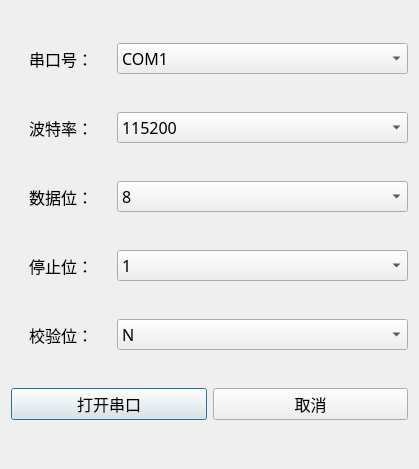
<?xml version="1.0" encoding="UTF-8"?>
<ui version="4.0">
 <class>CK_Dialog</class>
 <widget class="QDialog" name="CK_Dialog">
  <property name="geometry">
   <rect>
    <x>0</x>
    <y>0</y>
    <width>419</width>
    <height>469</height>
   </rect>
  </property>
  <property name="windowTitle">
   <string>Dialog</string>
  </property>
  <layout class="QVBoxLayout" name="verticalLayout">
   <item>
    <layout class="QHBoxLayout" name="horizontalLayout">
     <item>
      <widget class="QLabel" name="uartNumLabel">
       <property name="maximumSize">
        <size>
         <width>100</width>
         <height>16777215</height>
        </size>
       </property>
       <property name="font">
        <font>
         <family>Arial</family>
         <pointsize>12</pointsize>
        </font>
       </property>
       <property name="text">
        <string>串口号：</string>
       </property>
       <property name="alignment">
        <set>Qt::AlignCenter</set>
       </property>
      </widget>
     </item>
     <item>
      <widget class="QComboBox" name="CKH_box">
       <property name="font">
        <font>
         <family>新宋体</family>
         <pointsize>12</pointsize>
        </font>
       </property>
       <item>
        <property name="text">
         <string>COM1</string>
        </property>
       </item>
      </widget>
     </item>
    </layout>
   </item>
   <item>
    <layout class="QHBoxLayout" name="horizontalLayout_2">
     <item>
      <widget class="QLabel" name="baudRateLabel">
       <property name="maximumSize">
        <size>
         <width>100</width>
         <height>16777215</height>
        </size>
       </property>
       <property name="font">
        <font>
         <family>Arial</family>
         <pointsize>12</pointsize>
        </font>
       </property>
       <property name="text">
        <string>波特率：</string>
       </property>
       <property name="alignment">
        <set>Qt::AlignCenter</set>
       </property>
      </widget>
     </item>
     <item>
      <widget class="QComboBox" name="BTL_box">
       <property name="font">
        <font>
         <family>新宋体</family>
         <pointsize>12</pointsize>
        </font>
       </property>
       <property name="currentText">
        <string>115200</string>
       </property>
       <property name="currentIndex">
        <number>4</number>
       </property>
       <item>
        <property name="text">
         <string>4800</string>
        </property>
       </item>
       <item>
        <property name="text">
         <string>9600</string>
        </property>
       </item>
       <item>
        <property name="text">
         <string>19200</string>
        </property>
       </item>
       <item>
        <property name="text">
         <string>38400</string>
        </property>
       </item>
       <item>
        <property name="text">
         <string>115200</string>
        </property>
       </item>
      </widget>
     </item>
    </layout>
   </item>
   <item>
    <layout class="QHBoxLayout" name="horizontalLayout_3">
     <item>
      <widget class="QLabel" name="dataBitsLabel">
       <property name="maximumSize">
        <size>
         <width>100</width>
         <height>16777215</height>
        </size>
       </property>
       <property name="font">
        <font>
         <family>Arial</family>
         <pointsize>12</pointsize>
        </font>
       </property>
       <property name="text">
        <string>数据位：</string>
       </property>
       <property name="alignment">
        <set>Qt::AlignCenter</set>
       </property>
      </widget>
     </item>
     <item>
      <widget class="QComboBox" name="Data_box">
       <property name="font">
        <font>
         <family>新宋体</family>
         <pointsize>12</pointsize>
        </font>
       </property>
       <property name="currentText">
        <string>8</string>
       </property>
       <property name="currentIndex">
        <number>1</number>
       </property>
       <item>
        <property name="text">
         <string>7</string>
        </property>
       </item>
       <item>
        <property name="text">
         <string>8</string>
        </property>
       </item>
      </widget>
     </item>
    </layout>
   </item>
   <item>
    <layout class="QHBoxLayout" name="horizontalLayout_4">
     <item>
      <widget class="QLabel" name="stopBitsLabel">
       <property name="maximumSize">
        <size>
         <width>100</width>
         <height>16777215</height>
        </size>
       </property>
       <property name="font">
        <font>
         <family>Arial</family>
         <pointsize>12</pointsize>
        </font>
       </property>
       <property name="text">
        <string>停止位：</string>
       </property>
       <property name="alignment">
        <set>Qt::AlignCenter</set>
       </property>
      </widget>
     </item>
     <item>
      <widget class="QComboBox" name="Stop_box">
       <property name="font">
        <font>
         <family>新宋体</family>
         <pointsize>12</pointsize>
        </font>
       </property>
       <item>
        <property name="text">
         <string>1</string>
        </property>
       </item>
       <item>
        <property name="text">
         <string>2</string>
        </property>
       </item>
      </widget>
     </item>
    </layout>
   </item>
   <item>
    <layout class="QHBoxLayout" name="horizontalLayout_5">
     <item>
      <widget class="QLabel" name="parityLabel">
       <property name="maximumSize">
        <size>
         <width>100</width>
         <height>16777215</height>
        </size>
       </property>
       <property name="font">
        <font>
         <family>Arial</family>
         <pointsize>12</pointsize>
        </font>
       </property>
       <property name="text">
        <string>校验位：</string>
       </property>
       <property name="alignment">
        <set>Qt::AlignCenter</set>
       </property>
      </widget>
     </item>
     <item>
      <widget class="QComboBox" name="JYW_box">
       <property name="font">
        <font>
         <family>新宋体</family>
         <pointsize>12</pointsize>
        </font>
       </property>
       <item>
        <property name="text">
         <string>N</string>
        </property>
       </item>
       <item>
        <property name="text">
         <string>O</string>
        </property>
       </item>
       <item>
        <property name="text">
         <string>E</string>
        </property>
       </item>
      </widget>
     </item>
    </layout>
   </item>
   <item>
    <layout class="QHBoxLayout" name="horizontalLayout_6">
     <item>
      <widget class="QPushButton" name="Open_btn">
       <property name="sizePolicy">
        <sizepolicy hsizetype="Preferred" vsizetype="Fixed">
         <horstretch>0</horstretch>
         <verstretch>0</verstretch>
        </sizepolicy>
       </property>
       <property name="font">
        <font>
         <family>Arial</family>
         <pointsize>12</pointsize>
        </font>
       </property>
       <property name="text">
        <string>打开串口</string>
       </property>
      </widget>
     </item>
     <item>
      <widget class="QPushButton" name="Cancel_btn">
       <property name="sizePolicy">
        <sizepolicy hsizetype="Preferred" vsizetype="Fixed">
         <horstretch>0</horstretch>
         <verstretch>0</verstretch>
        </sizepolicy>
       </property>
       <property name="font">
        <font>
         <family>Arial</family>
         <pointsize>12</pointsize>
        </font>
       </property>
       <property name="text">
        <string>取消</string>
       </property>
      </widget>
     </item>
    </layout>
   </item>
  </layout>
 </widget>
 <resources/>
 <connections/>
</ui>
